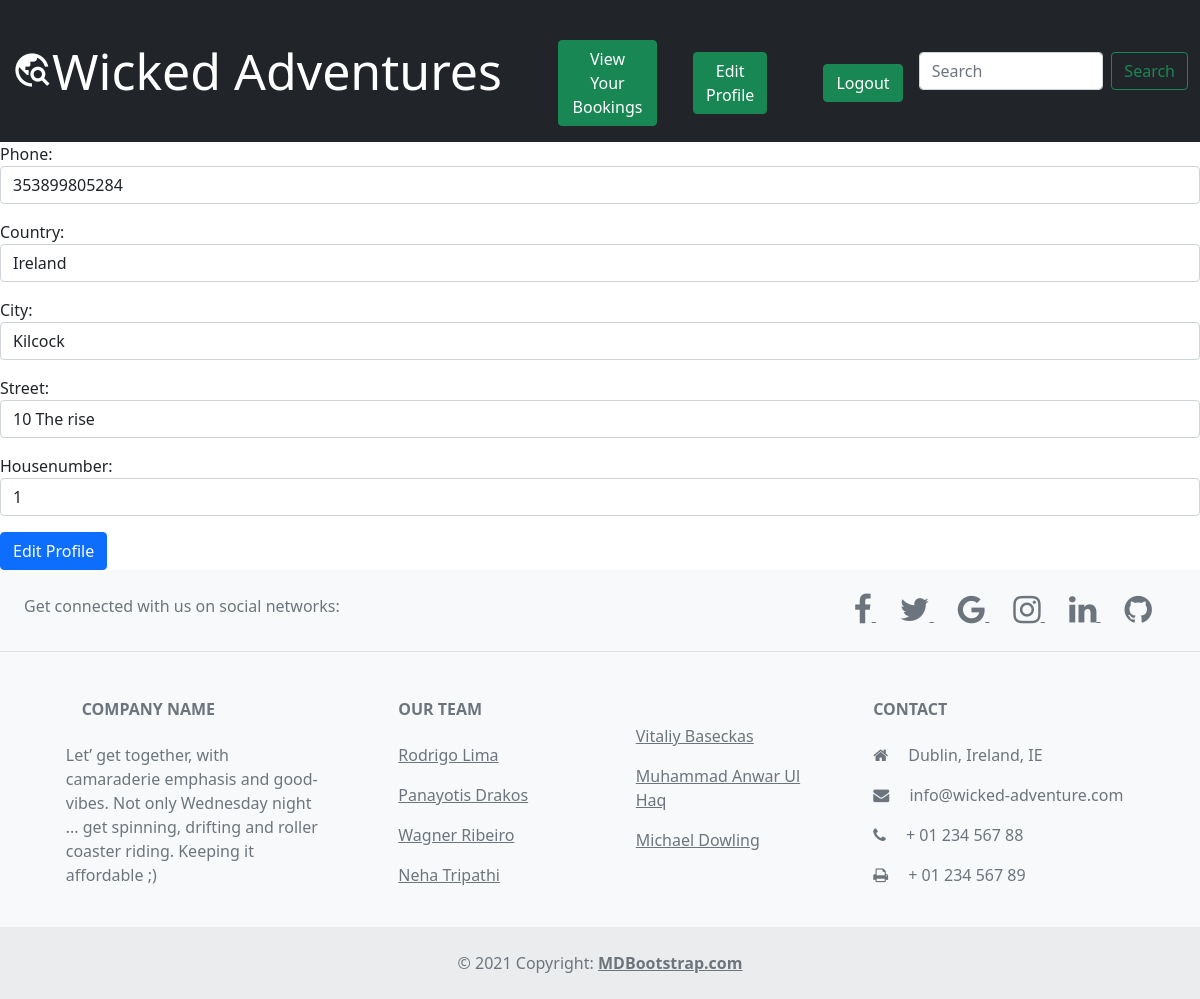
Screenshot of /members/edit_profile/ (signed in) with the database file from the repository.
### book/models.py (models this page shows, shortened)
class Profile(models.Model):
    user = models.OneToOneField(User, null=True, on_delete=models.CASCADE)
    phone = models.IntegerField(max_length=12, null=True, blank=True)
    country = models.CharField(max_length=50, null=True, blank=True)
    city = models.CharField(max_length=50, null=True, blank=True)
    street = models.CharField(max_length=50, null=True, blank=True)
    housenumber = models.IntegerField(null=True, blank=True)

### members/views.py (the view)
# urls.py: path('edit_profile/', EditProfilePageView.as_view(), name="edit_profile"),
class EditProfilePageView(generic.UpdateView):
    model = Profile
    template_name = 'registration/edit_profile.html'
    form_class = ProfilePageForm
    success_url = reverse_lazy('home')
    def get_object(self):
        user = self.request.user
        return Profile.objects.get(user=user.id)

### members/forms.py
class ProfilePageForm(forms.ModelForm):
    class Meta:
        model = Profile
        fields = ('user', 'phone', 'country', 'city', 'street', 'housenumber')
        widgets = {
            'user': forms.TextInput(attrs={'class': 'form-control', 'value': '', 'id': 'id', 'type': 'hidden'}),
            'phone': forms.NumberInput(attrs={'class': 'form-control'}),
            'country': forms.TextInput(attrs={'class': 'form-control'}),
            'city': forms.TextInput(attrs={'class': 'form-control'}),
            'street': forms.TextInput(attrs={'class': 'form-control'}),
            'housenumber': forms.NumberInput(attrs={'class': 'form-control'}),
        }

### members/templates/registration/edit_profile.html (shortened to what this page needs)
{% extends 'base-extended.html' %}
{% block content %}
{% if user.is_authenticated %}
    {% if user.id == profile.user.id %}
        <div class="form-group">
        <form method="POST" enctype="multipart/form-data">
            {{ form.as_p }}
            <button class="btn btn-primary">Edit Profile</button>
        </form>
        </div>
    {% else %}
    You are not correct user...
    {% endif %}
{% else %}
    You are not allowed...
{% endif %}
{% endblock %}

### rows the page displays
Profile: phone "353899805284", country "Ireland", city "Kilcock", street "10 The rise", housenumber "1"
